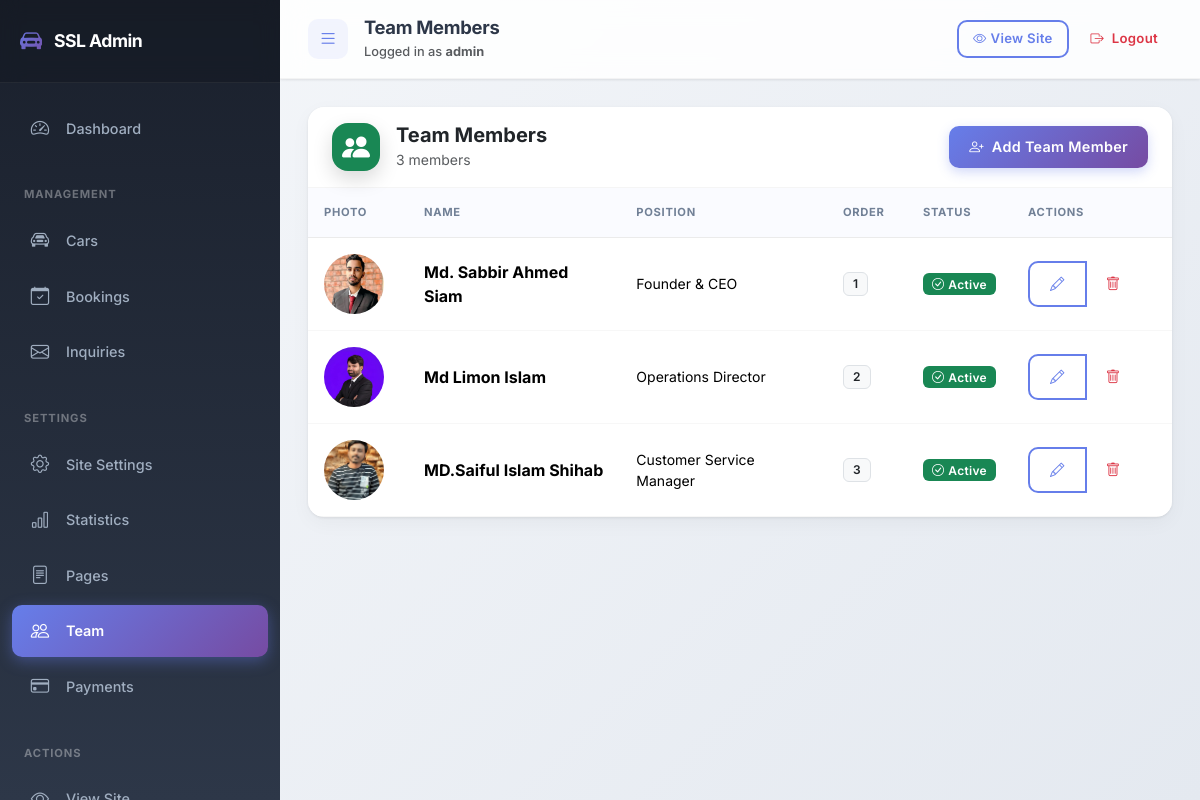
Screenshot of /dashboard/team/ (signed in) with the database file from the repository.
### pages/models.py (models this page shows, shortened)
class TeamMember(models.Model):
    name = models.CharField(max_length=100)
    position = models.CharField(max_length=100)
    bio = models.TextField(blank=True)
    image = models.ImageField(upload_to='team/', blank=True, null=True)
    image_url = models.URLField(blank=True, null=True)
    order = models.PositiveIntegerField(default=0)
    is_active = models.BooleanField(default=True)
    class Meta:
        ordering = ['order']
        verbose_name = 'Team Member'
        verbose_name_plural = 'Team Members'

### admin_panel/views.py (the view)
# urls.py: path('team/', views.team_member_list, name='team_list'),
@login_required
def team_member_list(request):
    members = TeamMember.objects.all()
    context = {
        'members': members,
        'title': 'Team Members',
    }
    return render(request, 'admin_panel/team/list.html', context)

### pages/context_processors.py (called while the page is built)
def site_settings(request):
    settings = SiteSetting.objects.first()
    statistics = Statistic.objects.filter(is_active=True).order_by('order')
    payment_methods = PaymentMethod.objects.filter(is_active=True).order_by('order')
    return {
        'site_settings': settings,
        'site_statistics': statistics,
        'payment_methods': payment_methods,
    }

### admin_panel/templates/admin_panel/team/list.html (shortened to what this page needs)
{% extends 'admin_panel/base.html' %}
{% load static %}
{% block content %}
<div class="card border-0 shadow-sm">
    <div class="card-header bg-white py-3 d-flex justify-content-between align-items-center flex-wrap gap-3">
        <div class="d-flex align-items-center">
            <div class="stat-icon bg-success me-3" style="width: 48px; height: 48px; min-width: 48px;">
                <i class="bi bi-people-fill"></i>
            </div>
            <div>
                <h5 class="mb-0 fw-bold">Team Members</h5>
                <small class="text-muted">{{ members.count }} member{{ members.count|pluralize }}</small>
            </div>
        </div>
        <a href="{% url 'admin_panel:team_create' %}" class="btn btn-primary">
            <i class="bi bi-person-plus me-2"></i>Add Team Member
        </a>
    </div>
    <div class="card-body p-0">
        {% if members %}
            <div class="table-responsive">
                <table class="table table-hover align-middle mb-0">
                    <thead class="table-light">
                        <tr>
                            <th style="width: 100px;">Photo</th>
                            <th>Name</th>
                            <th>Position</th>
                            <th style="width: 80px;">Order</th>
                            <th style="width: 100px;">Status</th>
                            <th style="width: 160px;">Actions</th>
                        </tr>
                    </thead>
                    <tbody>
                        {% for member in members %}
                        <tr class="hover-highlight">
                            <td>
                                <div class="rounded-circle overflow-hidden bg-light d-flex align-items-center justify-content-center" style="width: 60px; height: 60px;">
                                    {% if member.image %}
                                        <img src="{{ member.image.url }}" alt="{{ member.name }}" style="width: 100%; height: 100%; object-fit: cover;">
                                    {% elif member.image_url %}
                                        <img src="{{ member.image_url }}" alt="{{ member.name }}" style="width: 100%; height: 100%; object-fit: cover;">
                                    {% else %}
                                        <i class="bi bi-person text-muted fs-4"></i>
                                    {% endif %}
                                </div>
                            </td>
                            <td>
                                <strong class="fs-6">{{ member.name }}</strong>
                            </td>
                            <td>{{ member.position }}</td>
                            <td>
                                <span class="badge bg-light text-dark border">{{ member.order }}</span>
                            </td>
                            <td>
                                {% if member.is_active %}
                                    <span class="badge bg-success">
                                        <i class="bi bi-check-circle me-1"></i>Active
                                    </span>
                                {% else %}
                                    <span class="badge bg-secondary">Inactive</span>
                                {% endif %}
                            </td>
                            <td>
                                <div class="btn-group btn-group-sm">
                                    <a href="{% url 'admin_panel:team_edit' member.id %}" class="btn btn-outline-primary" title="Edit">
                                        <i class="bi bi-pencil"></i>
                                    </a>
                                    <button type="button" class="btn btn-outline-danger" data-bs-toggle="modal" data-bs-target="#deleteModal{{ member.id }}" title="Delete">
                                        <i class="bi bi-trash"></i>
                                    </button>
                                </div>
                            </td>
                        </tr>
                        {% endfor %}
                    </tbody>
                </table>
            </div>
        {% endif %}
    </div>
</div>
{% endblock %}

### admin_panel/templates/admin_panel/base.html (shortened to what this page needs)
{% load static custom_filters %}
<!DOCTYPE html>
<html lang="en">
<head>
    <link href="https://cdn.jsdelivr.net/npm/bootstrap@5.3.2/dist/css/bootstrap.min.css" rel="stylesheet">
    <link href="https://cdn.jsdelivr.net/npm/bootstrap-icons@1.11.1/font/bootstrap-icons.css" rel="stylesheet">
    <link rel="stylesheet" href="{% static 'css/admin.css' %}">
</head>
<body>
    <div class="admin-wrapper">
        <nav id="sidebar" class="sidebar">
            <div class="sidebar-header">
                <a href="{% url 'pages:home' %}" class="navbar-brand" target="_blank" title="View Website">
                    <i class="bi bi-car-front-fill"></i>
                    <span>SSL Admin</span>
                </a>
            </div>
            <ul class="sidebar-nav">
                <li class="sidebar-item">
                    <a href="{% url 'admin_panel:dashboard' %}" class="sidebar-link {% if request.resolver_match.url_name == 'dashboard' %}active{% endif %}" data-bs-toggle="tooltip" title="Dashboard">
                        <i class="bi bi-speedometer2"></i>
                        <span>Dashboard</span>
                    </a>
                </li>
                <li class="sidebar-heading">Management</li>
                <li class="sidebar-item">
                    <a href="{% url 'admin_panel:car_list' %}" class="sidebar-link {% if 'car' in request.resolver_match.url_name %}active{% endif %}" data-bs-toggle="tooltip" title="Manage Cars">
                        <i class="bi bi-car-front"></i>
                        <span>Cars</span>
                    </a>
                </li>
                <li class="sidebar-item">
                    <a href="{% url 'admin_panel:booking_list' %}" class="sidebar-link {% if 'booking' in request.resolver_match.url_name %}active{% endif %}" data-bs-toggle="tooltip" title="Bookings">
                        <i class="bi bi-calendar-check"></i>
                        <span>Bookings</span>
                    </a>
                </li>
                <li class="sidebar-item">
                    <a href="{% url 'admin_panel:inquiry_list' %}" class="sidebar-link {% if 'inquiry' in request.resolver_match.url_name %}active{% endif %}" data-bs-toggle="tooltip" title="Contact Inquiries">
                        <i class="bi bi-envelope"></i>
                        <span>Inquiries</span>
                    </a>
                </li>
                <li class="sidebar-heading">Settings</li>
                <li class="sidebar-item">
                    <a href="{% url 'admin_panel:site_settings' %}" class="sidebar-link {% if request.resolver_match.url_name == 'site_settings' %}active{% endif %}" data-bs-toggle="tooltip" title="Site Configuration">
                        <i class="bi bi-gear"></i>
                        <span>Site Settings</span>
                    </a>
                </li>
                <li class="sidebar-item">
                    <a href="{% url 'admin_panel:statistic_list' %}" class="sidebar-link {% if 'statistic' in request.resolver_match.url_name %}active{% endif %}" data-bs-toggle="tooltip" title="Homepage Statistics">
                        <i class="bi bi-bar-chart"></i>
                        <span>Statistics</span>
                    </a>
                </li>
                <li class="sidebar-item">
                    <a href="{% url 'admin_panel:page_list' %}" class="sidebar-link {% if 'page' in request.resolver_match.url_name %}active{% endif %}" data-bs-toggle="tooltip" title="Page Contents">
                        <i class="bi bi-file-text"></i>
                        <span>Pages</span>
                    </a>
                </li>
                <li class="sidebar-item">
                    <a href="{% url 'admin_panel:team_list' %}" class="sidebar-link {% if 'team' in request.resolver_match.url_name %}active{% endif %}" data-bs-toggle="tooltip" title="Team Members">
                        <i class="bi bi-people"></i>
                        <span>Team</span>
                    </a>
                </li>
                <li class="sidebar-item">
                    <a href="{% url 'admin_panel:payment_list' %}" class="sidebar-link {% if 'payment' in request.resolver_match.url_name %}active{% endif %}" data-bs-toggle="tooltip" title="Payment Methods">
                        <i class="bi bi-credit-card"></i>
                        <span>Payments</span>
                    </a>
                </li>
                <li class="sidebar-heading">Actions</li>
                <li class="sidebar-item">
                    <a href="{% url 'pages:home' %}" class="sidebar-link" target="_blank" data-bs-toggle="tooltip" title="Open Website in New Tab">
                        <i class="bi bi-eye"></i>
                        <span>View Site</span>
                    </a>
                </li>
            </ul>
        </nav>
        <main class="main-content">
            <header class="top-navbar">
                <div class="d-flex align-items-center">
                    <button id="sidebarToggle" class="sidebar-toggle-btn" data-bs-toggle="tooltip" title="Toggle Sidebar">
                        <i class="bi bi-list"></i>
                    </button>
                    <div class="ms-3">
                        <h5 class="mb-0">{% block page_title %}{{ title }}{% endblock %}</h5>
                        <small class="text-muted">Logged in as <strong>{{ request.user.username }}</strong></small>
                    </div>
                </div>
                <div class="d-flex align-items-center gap-2">
                    <a href="{% url 'pages:home' %}" class="btn btn-outline-primary btn-sm d-none d-md-inline-flex" target="_blank" data-bs-toggle="tooltip" title="View Website">
                        <i class="bi bi-eye me-1"></i> <span class="d-none d-lg-inline">View Site</span>
                    </a>
                    <a href="{% url 'admin_panel:logout' %}" class="btn btn-outline-danger btn-sm" data-bs-toggle="tooltip" title="Logout">
                        <i class="bi bi-box-arrow-right me-1"></i> <span class="d-none d-lg-inline">Logout</span>
                    </a>
                </div>
            </header>
            <div class="content-wrapper">
                {% block content %}{% endblock %}
            </div>
        </main>
    </div>
</body>
</html>

### admin_panel/templates/admin_panel/base.html (style rules this page uses)
.sidebar { will-change: transform, width; backface-visibility: hidden; }

### rows the page displays
TeamMember: image (picture), name "Md. Sabbir Ahmed Siam", position "Founder & CEO", order "1", is_active True (drawn)
TeamMember: image (picture), name "Md Limon Islam", position "Operations Director", order "2", is_active True (drawn)
TeamMember: image (picture), name "MD.Saiful Islam Shihab", position "Customer Service Manager", order "3", is_active True (drawn)

### other values shown
{{ title }} "Team Members"
{{ request.user.username }} "admin"
{{ members.count }} "3"
